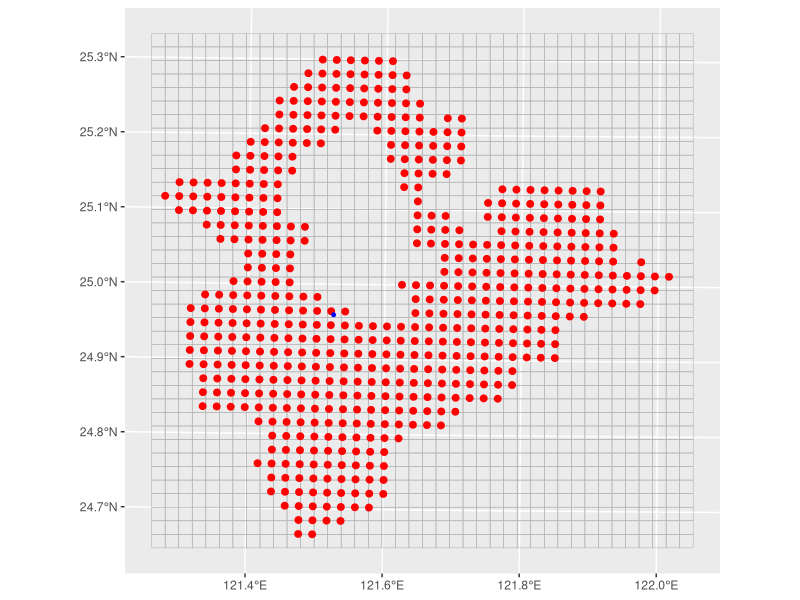

Recreate this plot in R.
rm(list = ls())

# 安裝必要套件（若尚未安裝）
# install.packages(c("sf", "ggplot2", "dplyr"))

library(sf)
library(ggplot2)
library(dplyr)

# ====== 1. 讀入你的經緯度資料 ======
df <- read.table(header = TRUE, text = "
LON LAT
121.27661	25.11528
121.297	25.09647
121.29718	25.1151
121.29739	25.13372
121.31534	24.89143
121.31552	24.91006
121.31573	24.92869
121.31592	24.94732
121.31613	24.96593
121.31757	25.09629
121.31775	25.11491
121.31796	25.13354
121.33524	24.83537
121.33545	24.854
121.33566	24.87262
121.33588	24.89125
121.33606	24.90987
121.33627	24.9285
121.33649	24.94713
121.33667	24.96574
121.33688	24.98438
121.33792	25.0775
121.33813	25.09612
121.33832	25.11474
121.33853	25.13338
121.35577	24.83519
121.35596	24.85382
121.3562	24.87244
121.35638	24.89106
121.3566	24.90969
121.35681	24.92831
121.35703	24.94694
121.35724	24.96556
121.35742	24.98418
121.35828	25.05867
121.35846	25.07729
121.35867	25.09594
121.35889	25.11455
121.3591	25.13318
121.37628	24.83501
121.3765	24.85362
121.37671	24.87226
121.37692	24.89087
121.37714	24.90951
121.37735	24.92812
121.37756	24.94673
121.37778	24.96536
121.37799	24.98398
121.37817	25.00261
121.37881	25.05848
121.37903	25.07712
121.37924	25.09574
121.37946	25.11437
121.37967	25.13299
121.37988	25.15162
121.3801	25.17023
121.39682	24.83481
121.39703	24.85343
121.39725	24.87206
121.39746	24.89068
121.39767	24.90931
121.39789	24.92793
121.3981	24.94656
121.39832	24.96518
121.39853	24.9838
121.39874	25.0024
121.39896	25.02105
121.39917	25.03967
121.39938	25.05828
121.3996	25.07692
121.39981	25.09553
121.40002	25.11417
121.40024	25.13279
121.40045	25.1514
121.40067	25.17002
121.40088	25.18867
121.41647	24.76014
121.41711	24.81598
121.41733	24.83462
121.41754	24.85323
121.41776	24.87186
121.41797	24.89047
121.41821	24.9091
121.41843	24.92773
121.41864	24.94636
121.41885	24.96499
121.41907	24.9836
121.41928	25.00222
121.41949	25.02085
121.41974	25.03947
121.41992	25.0581
121.42017	25.07673
121.42038	25.09536
121.42059	25.11399
121.42081	25.13261
121.42102	25.1512
121.42126	25.16984
121.42148	25.18846
121.42169	25.20709
121.43652	24.72268
121.43677	24.74131
121.43698	24.75993
121.43719	24.77855
121.43741	24.79716
121.43762	24.81579
121.43787	24.83441
121.43808	24.85303
121.43829	24.87165
121.43851	24.89028
121.43872	24.90891
121.43896	24.92753
121.43918	24.94615
121.43939	24.96479
121.43961	24.9834
121.43982	25.00202
121.44006	25.02066
121.44028	25.03927
121.44049	25.0579
121.44073	25.07653
121.44095	25.09516
121.44116	25.11379
121.44138	25.13241
121.44159	25.151
121.44183	25.16964
121.44205	25.18827
121.44226	25.20688
121.4425	25.22552
121.44272	25.24414
121.45682	24.70386
121.45703	24.72249
121.45728	24.7411
121.45749	24.75972
121.4577	24.77836
121.45792	24.79697
121.45816	24.81557
121.45837	24.83421
121.45859	24.85283
121.4588	24.87146
121.45905	24.89009
121.45926	24.9087
121.45947	24.92734
121.45972	24.94596
121.45993	24.96455
121.46014	24.98321
121.46039	25.00181
121.4606	25.02044
121.46082	25.03906
121.46106	25.05769
121.46127	25.07632
121.46219	25.15082
121.4624	25.16945
121.46265	25.18806
121.46286	25.20669
121.46307	25.22532
121.46332	25.24394
121.46353	25.26256
121.47687	24.66641
121.47708	24.68503
121.47729	24.70366
121.47754	24.72227
121.47775	24.7409
121.478	24.75953
121.47821	24.77815
121.47845	24.79676
121.47867	24.81538
121.47888	24.83401
121.47913	24.85263
121.47934	24.87125
121.47958	24.88987
121.4798	24.9085
121.48004	24.92712
121.48026	24.94576
121.48047	24.96435
121.48071	24.98299
121.48163	25.05749
121.48184	25.07612
121.48322	25.18787
121.48343	25.20649
121.48367	25.22511
121.48389	25.24373
121.48413	25.26234
121.48434	25.28098
121.49734	24.66619
121.49759	24.6848
121.4978	24.70346
121.49805	24.72206
121.49826	24.74069
121.4985	24.75931
121.49872	24.77792
121.49896	24.79655
121.49918	24.81517
121.49942	24.8338
121.49963	24.85242
121.49988	24.87104
121.50012	24.88967
121.50034	24.90831
121.50055	24.92693
121.50079	24.94555
121.50104	24.96416
121.50125	24.98279
121.50378	25.18765
121.50403	25.20626
121.50424	25.22489
121.50449	25.24351
121.5047	25.26215
121.50494	25.28077
121.50519	25.29938
121.51807	24.68461
121.51831	24.70325
121.51855	24.72186
121.51877	24.74049
121.51901	24.7591
121.51923	24.77772
121.51947	24.79633
121.51971	24.81495
121.51993	24.83359
121.52017	24.85221
121.52039	24.87084
121.52063	24.88946
121.52087	24.90809
121.52112	24.92671
121.52133	24.94533
121.52158	24.96396
121.5246	25.20606
121.52484	25.2247
121.52509	25.24332
121.5253	25.26193
121.52554	25.28057
121.52579	25.29917
121.53857	24.68441
121.53882	24.70302
121.53903	24.72165
121.53928	24.74027
121.53952	24.75889
121.53973	24.77751
121.53998	24.79612
121.54022	24.81474
121.54047	24.83337
121.54071	24.85199
121.54092	24.87062
121.54117	24.88925
121.54138	24.90786
121.54163	24.92649
121.54187	24.94512
121.54211	24.96373
121.54541	25.22447
121.54565	25.24309
121.5459	25.26171
121.54614	25.28035
121.54639	25.29896
121.5593	24.70281
121.55954	24.72144
121.55978	24.74007
121.56003	24.75866
121.56024	24.77729
121.56049	24.79591
121.56073	24.81454
121.56097	24.83316
121.56122	24.85179
121.56146	24.87041
121.56171	24.88903
121.56195	24.90767
121.56216	24.92629
121.56241	24.9449
121.56601	25.22426
121.56625	25.24288
121.5665	25.26151
121.56674	25.28013
121.56699	25.29875
121.5798	24.7026
121.58005	24.72121
121.58029	24.73983
121.58054	24.75844
121.58078	24.77707
121.58099	24.79568
121.58124	24.8143
121.58148	24.83293
121.58173	24.85155
121.58197	24.87019
121.58221	24.88881
121.58246	24.90743
121.5827	24.92605
121.58295	24.94468
121.58636	25.20541
121.58661	25.22404
121.58685	25.24267
121.5871	25.26127
121.58734	25.27989
121.58759	25.29852
121.60056	24.72098
121.6008	24.73962
121.60104	24.75822
121.60129	24.77685
121.60153	24.79547
121.60178	24.8141
121.60202	24.83273
121.60226	24.85136
121.60251	24.86997
121.60275	24.8886
121.603	24.90723
121.60324	24.92583
121.60349	24.94447
121.60645	25.16794
121.60669	25.18658
121.60693	25.20521
121.60718	25.22383
121.60742	25.24244
121.60767	25.26107
121.60791	25.27969
121.60818	25.29831
121.62204	24.79525
121.62228	24.81387
121.62253	24.83249
121.6228	24.85112
121.62305	24.86975
121.62329	24.88838
121.62354	24.907
121.62378	24.92559
121.62402	24.94424
121.62479	25.00011
121.62653	25.13047
121.62677	25.1491
121.62701	25.1677
121.62726	25.18636
121.62753	25.20496
121.62778	25.22361
121.62802	25.24222
121.62827	25.26083
121.62854	25.27945
121.64282	24.81364
121.64307	24.83227
121.64331	24.8509
121.64355	24.86953
121.6438	24.88815
121.64407	24.90676
121.64432	24.92539
121.64456	24.94402
121.64484	24.96265
121.64508	24.98126
121.64532	24.99989
121.64609	25.05578
121.64633	25.07438
121.64661	25.09298
121.64685	25.11161
121.64709	25.13025
121.64734	25.14887
121.64758	25.16748
121.64786	25.18611
121.6481	25.20474
121.64838	25.22337
121.64862	25.24199
121.66333	24.81342
121.66357	24.83204
121.66382	24.85068
121.66409	24.86929
121.66434	24.88791
121.66461	24.90654
121.66486	24.92516
121.6651	24.94377
121.66534	24.9624
121.66562	24.98103
121.66586	24.99965
121.66663	25.05552
121.6669	25.07412
121.66714	25.09274
121.66791	25.14863
121.66818	25.16727
121.66843	25.18589
121.6687	25.20451
121.68384	24.81318
121.68408	24.8318
121.68436	24.85044
121.68463	24.86905
121.68488	24.88769
121.68512	24.90629
121.68539	24.92492
121.68564	24.94355
121.68591	24.96217
121.68616	24.98081
121.68643	24.99941
121.68668	25.01803
121.68695	25.03666
121.68719	25.05529
121.68744	25.0739
121.68771	25.09253
121.68848	25.1484
121.68875	25.16703
121.68903	25.18565
121.68927	25.20427
121.68951	25.2229
121.70462	24.83158
121.7049	24.8502
121.70514	24.86882
121.70538	24.88743
121.70566	24.90606
121.70593	24.92469
121.70618	24.94331
121.70645	24.96193
121.70673	24.98056
121.70697	24.99918
121.70721	25.0178
121.70749	25.03643
121.70776	25.05505
121.70801	25.07367
121.70932	25.16678
121.70959	25.18542
121.70984	25.20403
121.71011	25.22267
121.7254	24.84996
121.72568	24.86859
121.72592	24.88721
121.7262	24.90583
121.72647	24.92447
121.72672	24.94308
121.72699	24.96169
121.72726	24.98033
121.72751	24.99894
121.72778	25.01756
121.72806	25.0362
121.72833	25.05479
121.74591	24.84973
121.74619	24.86836
121.74646	24.88694
121.74673	24.90558
121.74701	24.9242
121.74725	24.94283
121.74753	24.96146
121.7478	24.98007
121.74808	24.9987
121.74835	25.01732
121.7486	25.03595
121.74887	25.05457
121.74939	25.09181
121.74969	25.11045
121.76645	24.84949
121.76672	24.8681
121.767	24.8867
121.76727	24.90535
121.76752	24.92396
121.76779	24.94258
121.76807	24.96121
121.76834	24.97983
121.76862	24.99846
121.76889	25.01709
121.76917	25.0357
121.76944	25.05432
121.76971	25.07294
121.76996	25.09157
121.77023	25.1102
121.77051	25.12881
121.78723	24.86785
121.78754	24.88647
121.78778	24.90509
121.78806	24.92372
121.78833	24.94234
121.7886	24.96097
121.78888	24.9796
121.78915	24.99822
121.78943	25.01685
121.7897	25.03544
121.78998	25.05407
121.79025	25.0727
121.79053	25.09133
121.7908	25.10994
121.79108	25.12856
121.80832	24.90484
121.80859	24.92346
121.80887	24.94209
121.80914	24.9607
121.80945	24.97934
121.80969	24.99797
121.81	25.01659
121.81027	25.03521
121.81055	25.05382
121.81082	25.07244
121.8111	25.09109
121.81137	25.1097
121.81165	25.12833
121.82886	24.90459
121.82913	24.9232
121.82941	24.94183
121.82971	24.96045
121.82999	24.97909
121.83026	24.99771
121.83054	25.01633
121.83081	25.03495
121.83112	25.05358
121.83139	25.0722
121.83167	25.09082
121.83194	25.10946
121.83221	25.12807
121.8494	24.90432
121.84967	24.92295
121.84995	24.94158
121.85025	24.96021
121.85052	24.97882
121.8508	24.99746
121.85107	25.01608
121.85138	25.03469
121.85165	25.05333
121.85193	25.07193
121.85223	25.09056
121.85251	25.10919
121.85278	25.12782
121.87079	24.95995
121.87106	24.97857
121.87134	24.9972
121.87164	25.01582
121.87192	25.03443
121.87222	25.05305
121.8725	25.07169
121.8728	25.09031
121.87308	25.10894
121.87335	25.12756
121.89133	24.95968
121.8916	24.97831
121.89191	24.99694
121.89218	25.01554
121.89249	25.03417
121.89276	25.05281
121.89307	25.07143
121.89337	25.09006
121.89365	25.10868
121.89392	25.12731
121.91217	24.97805
121.91245	24.99667
121.91275	25.0153
121.91302	25.03392
121.91333	25.05255
121.91364	25.07117
121.91391	25.08979
121.91422	25.10842
121.91449	25.12704
121.93271	24.97779
121.93298	24.9964
121.93329	25.015
121.93359	25.03364
121.9339	25.05227
121.93417	25.07089
121.95325	24.9775
121.95355	24.99613
121.95386	25.01476
121.97379	24.97725
121.97409	24.99587
121.9744	25.01448
121.9747	25.0331
121.99463	24.99558
121.99493	25.01421
122.0155	25.01392"
)

# ====== 2. 轉成 sf 空間物件（CRS = WGS84, EPSG:4326） ======
pts_wgs84 <- st_as_sf(df, coords = c("LON", "LAT"), crs = 4326)

# ====== 3. 選擇 UTM 投影（依平均經度自動選 zone） ======
mean_lon <- mean(df$LON)
zone <- floor((mean_lon + 180) / 6) + 1
utm_epsg <- 32600 + zone  # 北半球用 326xx
message("使用 UTM Zone: ", zone, " (EPSG:", utm_epsg, ")")

pts_utm <- st_transform(pts_wgs84, crs = utm_epsg)

# ====== 4. 建立網格（例如 2 公里 × 2 公里） ======
cellsize_m <- 2000  # 你可改成 500、1000、5000 公尺等
bbox <- st_bbox(pts_utm)
margin <- cellsize_m
bbox_expanded <- bbox + c(-margin, -margin, margin, margin)

grid <- st_make_grid(
  st_as_sfc(bbox_expanded),
  cellsize = cellsize_m,
  square = TRUE
)
grid_sf <- st_sf(grid_id = seq_along(grid), geometry = grid)

# ====== 5. 每個點屬於哪個格子 ======
pts_joined <- st_join(pts_utm, grid_sf, join = st_within)

# ====== 6. 計算每個格子的行列座標（row/col） ======
grid_centroids <- st_centroid(grid_sf)
cent_coords <- st_coordinates(grid_centroids)
minx <- min(cent_coords[,1])
miny <- min(cent_coords[,2])

grid_sf <- grid_sf %>%
  mutate(
    cx = cent_coords[,1],
    cy = cent_coords[,2],
    col = floor((cx - minx) / cellsize_m) + 1,
    row = floor((cy - miny) / cellsize_m) + 1
  )

pts_joined <- pts_joined %>%
  left_join(st_drop_geometry(grid_sf) %>% select(grid_id, col, row), by = "grid_id")


# ====== 7. 顯示結果 ======
print(pts_joined)


# ====== 找最近點 ======
new_point <- data.frame(lon = 121.5252, lat = 24.9592)
new_sf <- st_as_sf(new_point, coords = c("lon", "lat"), crs = 4326)


nearest_index <- st_nearest_feature(new_sf, pts_wgs84)
nearest_point <- pts_wgs84[nearest_index, ]

print(nearest_point)

# ====== 8. 繪圖：網格 + 點 ======
ggplot() +
  geom_sf(data = grid_sf, fill = NA, color = "grey70") +
  geom_sf(data = pts_utm, color = "red", size = 2)+
  geom_sf(data = new_sf, color = 'blue', size = 1)
# +geom_sf(data = pts_wgs84[nearest_index, ], color = "green", size = 2)

# # geom_sf_text(data = grid_sf, aes(label = grid_id), size = 3, color = "grey40") +
# labs(
#   title = paste0("UTM Grid Map (cell = ", cellsize_m, " m)"),
#   subtitle = paste0("Zone ", zone, " (EPSG:", utm_epsg, ")")
# ) +
# theme_minimal()

#=====包圍點 =====
